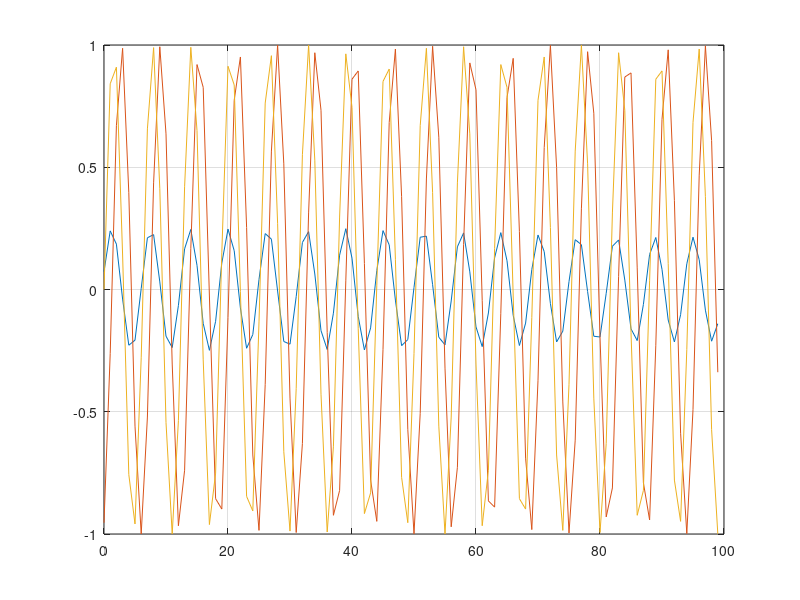

Reproduce this figure in MATLAB.
x = 0:199;
u = sin(x)';

% figure
% plot(x,u)
% hold all

u1 = u(1:end/2);
y1 = [u(end/4:end);u(1:end/4-1)];

% plot(u1)
% hold all
% plot(y1)

N = floor(length(u)/2);
ruy_norm = zeros(N,1);
for k=0:N-1
    ruy_norm_T = (u(1:N)'-mean(u))*(y1(1+k:N+k)-mean(y1));
    ruy_norm(k+1) = ruy_norm_T/(2*N+1);
end

figure
plot(x(1:N),ruy_norm)
hold all
grid on
plot(x(1:N),y1(1:N),x(1:N),u(1:N))